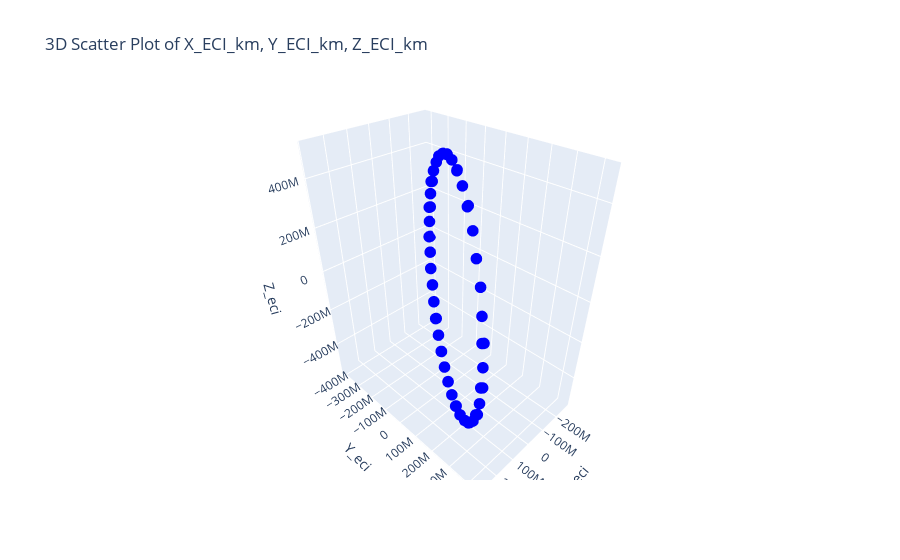

Source (notebook cell):
### Code cell
# Plot every 1000th X_ECI_km, Y_ECI_km, Z_ECI_km in plotly 3D
sampled_df = df.iloc[::1000]
fig = go.Figure()
fig.add_trace(go.Scatter3d(
    x=sampled_df['X_eci'],
    y=sampled_df['Y_eci'],
    z=sampled_df['Z_eci'],
    mode='markers',
    marker=dict(size=4, color='blue')
))

fig.update_layout(
    title='3D Scatter Plot of X_ECI_km, Y_ECI_km, Z_ECI_km',
    scene=dict(
        xaxis_title='X_eci',
        yaxis_title='Y_eci',
        zaxis_title='Z_eci'
    )
)

fig.show()
